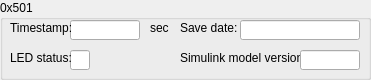
    <widget class="QGroupBox" name="groupBox501" >
     <property name="geometry" >
      <rect>
       <x>10</x>
       <y>270</y>
       <width>371</width>
       <height>80</height>
      </rect>
     </property>
     <property name="title" >
      <string>0x501</string>
     </property>
     <widget class="QLineEdit" name="ddl_timestamp" >
      <property name="geometry" >
       <rect>
        <x>70</x>
        <y>20</y>
        <width>70</width>
        <height>20</height>
       </rect>
      </property>
      <property name="readOnly" >
       <bool>true</bool>
      </property>
     </widget>
     <widget class="QLabel" name="label_21" >
      <property name="geometry" >
       <rect>
        <x>150</x>
        <y>20</y>
        <width>23</width>
        <height>16</height>
       </rect>
      </property>
      <property name="text" >
       <string>sec</string>
      </property>
     </widget>
     <widget class="QLabel" name="label_22" >
      <property name="geometry" >
       <rect>
        <x>10</x>
        <y>20</y>
        <width>70</width>
        <height>16</height>
       </rect>
      </property>
      <property name="text" >
       <string>Timestamp:</string>
      </property>
     </widget>
     <widget class="QLineEdit" name="led_status" >
      <property name="geometry" >
       <rect>
        <x>70</x>
        <y>50</y>
        <width>20</width>
        <height>20</height>
       </rect>
      </property>
      <property name="readOnly" >
       <bool>true</bool>
      </property>
     </widget>
     <widget class="QLabel" name="label_23" >
      <property name="geometry" >
       <rect>
        <x>10</x>
        <y>50</y>
        <width>70</width>
        <height>16</height>
       </rect>
      </property>
      <property name="text" >
       <string>LED status:</string>
      </property>
     </widget>
     <widget class="QLabel" name="label_24" >
      <property name="geometry" >
       <rect>
        <x>180</x>
        <y>50</y>
        <width>120</width>
        <height>16</height>
       </rect>
      </property>
      <property name="text" >
       <string>Simulink model version:</string>
      </property>
     </widget>
     <widget class="QLineEdit" name="model_version" >
      <property name="geometry" >
       <rect>
        <x>300</x>
        <y>50</y>
        <width>60</width>
        <height>20</height>
       </rect>
      </property>
      <property name="readOnly" >
       <bool>true</bool>
      </property>
     </widget>
     <widget class="QLabel" name="label_25" >
      <property name="geometry" >
       <rect>
        <x>180</x>
        <y>20</y>
        <width>60</width>
        <height>16</height>
       </rect>
      </property>
      <property name="text" >
       <string>Save date:</string>
      </property>
     </widget>
     <widget class="QLineEdit" name="save_date" >
      <property name="geometry" >
       <rect>
        <x>240</x>
        <y>20</y>
        <width>120</width>
        <height>20</height>
       </rect>
      </property>
      <property name="readOnly" >
       <bool>true</bool>
      </property>
     </widget>
    </widget>
